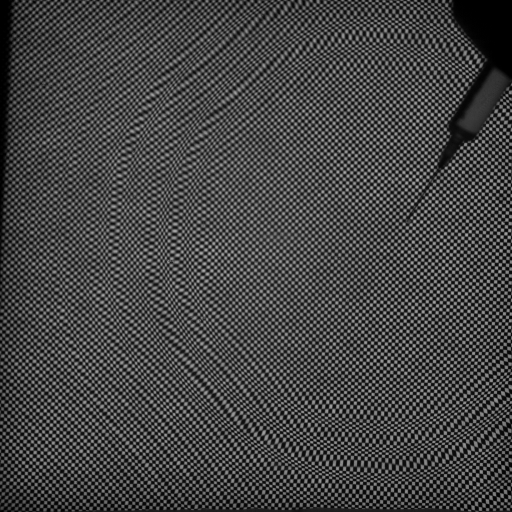
#> input picture Analisis FCD/Imagenes/Ejemplo/i_defs/202406_1457001791.bmp, 1024 x 1024 px (shown at 1/2 size)
$ python fcd.py out ../../Imagenes/Ejemplo/i_defs/202406_1457001791.bmp ../../Imagenes/Ejemplo/i_defs/202406_1457001791.bmp
#> lines starting #> are read from the running program, lines starting #| are printed output that depends on the picture; after the words box and inside, x2 and y2 are one past the last pixel; in counts of white or black regions, pixels touching at a corner belong together
### Analisis FCD/pyfcd/find_peaks.py
import imageio
import numpy as np
from numpy import array
from scipy.fft import fft2, fftshift, fftfreq
from skimage.measure import regionprops, label

from pyfcd.kspace import pixel2kspace


def peaks(img: array, thresshold, no_peaks, subpixel=False):
    if subpixel:
        raise NotImplementedError()

    blob_img = img > thresshold

    # make the borders false
    blob_img[0] *= False
    blob_img[-1] *= False
    blob_img[..., 0] *= False
    blob_img[..., -1] *= False

    blob_data = regionprops(label(blob_img.astype(np.uint8)))

    def blob_max_pixel_intensity(blob):
        pixels_with_coords = [(img[tuple(c)], c) for c in blob.coords]
        return max(pixels_with_coords, key=lambda x: x[0])

    blobs_with_max_intensity_and_coord = [blob_max_pixel_intensity(blob) for blob in blob_data]
    sorted_blobs = sorted(blobs_with_max_intensity_and_coord, key=lambda x: x[0])
    return [peak[1] for peak in sorted_blobs[:no_peaks]] # return the coordinates


def find_peaks(img):
    i_fft = fftshift(np.abs(fft2(img - np.mean(img))))

    #TODO: optimize by doing calculating the radius in pixels, and use the disc function in skimage.draw, like in fcd.py:mask()
    def highpass_mask():
        k_space_rows = fftshift(fftfreq(i_fft.shape[0], 1 / (2.0 * np.pi)))
        k_space_cols = fftshift(fftfreq(i_fft.shape[1], 1 / (2.0 * np.pi)))
        kmin = 4 * np.pi / min(img.shape)
        wavenumbers_mesh = np.meshgrid(k_space_rows, k_space_cols, indexing='ij')
        return (wavenumbers_mesh[0]**2 + wavenumbers_mesh[1]**2) > kmin**2

    i_fft *= highpass_mask()
    threshold = 0.5 * np.max(i_fft)

    peak_locations = peaks(i_fft, threshold, 4)
    rightmost_peak = min(peak_locations, key=lambda p: abs(np.arctan2(*pixel2kspace(i_fft.shape, p))))
    perpendicular_peak = min(peak_locations, key=lambda p: abs(np.dot(pixel2kspace(i_fft.shape, p), pixel2kspace(i_fft.shape, rightmost_peak))))

    return rightmost_peak, perpendicular_peak

### Analisis FCD/pyfcd/kspace.py
import functools

import numpy as np
from numpy.fft import fftshift, fftfreq


@functools.lru_cache
def pixel2kspace_func(img_shape, cal=1):
    k_space_rows = fftshift(fftfreq(img_shape[0], cal / (2.0 * np.pi)))
    k_space_cols = fftshift(fftfreq(img_shape[1], cal / (2.0 * np.pi)))
    return lambda p: np.array([k_space_rows[p[0]], k_space_cols[p[1]]])


def pixel2kspace(img_shape, location, cal=1):
    return pixel2kspace_func(img_shape, cal)(location)

### Analisis FCD/Código visualización/pyfcd/fcd.py
import time
from dataclasses import dataclass
from typing import List
import os.path

import imageio.v2 as imageio
import numpy as np
from numpy import array
from scipy.fft import fft2, ifft2, ifftshift, fftshift
from skimage.draw import disk
from skimage.io import imread
from more_itertools import flatten

from pyfcd.auxiliars import plot_with_arrows, plot_angles
from pyfcd.fft_inverse_gradient import fftinvgrad
from pyfcd.find_peaks import find_peaks
from pyfcd.kspace import pixel2kspace
import matplotlib.pyplot as plt

from skimage.restoration import unwrap_phase


def normalize_image(img):
    return (img - img.min()) / (img.max()-img.min())

def peak_mask(shape, pos, r):
    result = np.zeros(shape, dtype=bool)
    result[disk(pos, r, shape=shape)] = True
    return result


def ccsgn(i_ref_fft, mask):
    return np.conj(ifft2(i_ref_fft * mask))


@dataclass
class Carrier:
    pixel_loc: array
    k_loc: array
    krad: float
    mask: array
    ccsgn: array


def calculate_carriers(i_ref, show_carriers = False):
    peaks = find_peaks(i_ref)
    peak_radius = np.linalg.norm(peaks[0] - peaks[1]) / 2
    i_ref_fft = fft2(i_ref)

    if show_carriers:
        plot_with_arrows(i_ref, peaks)

    carriers = [Carrier(peak, pixel2kspace(i_ref.shape, peak), peak_radius, mask, ccsgn(i_ref_fft, mask)) for mask, peak
                in
                [(ifftshift(peak_mask(i_ref.shape, peak, peak_radius)), peak) for peak in peaks]]
    return carriers


def fcd(i_def, carriers: List[Carrier], show_angles = False, unwrap=False):
    i_def_fft = fft2(i_def)

    if show_angles:
        plot_angles(np.angle(ifft2(i_def_fft * carriers[0].mask) * carriers[0].ccsgn), np.angle(ifft2(i_def_fft * carriers[1].mask) * carriers[1].ccsgn))

    phis = [-unwrap_phase(np.angle(ifft2(i_def_fft * c.mask) * c.ccsgn)) for c in carriers] if unwrap else [-np.angle(ifft2(i_def_fft * c.mask) * c.ccsgn) for c in carriers] # TODO: Acá agregué el unwrap.

    det_a = carriers[0].k_loc[1] * carriers[1].k_loc[0] - carriers[0].k_loc[0] * carriers[1].k_loc[1]
    u = (carriers[1].k_loc[0] * phis[0] - carriers[0].k_loc[0] * phis[1]) / det_a
    v = (carriers[0].k_loc[1] * phis[1] - carriers[1].k_loc[1] * phis[0]) / det_a

    return fftinvgrad(-u, -v)

if __name__ == "__main__":
    import argparse
    import glob
    from pathlib import Path

    argparser = argparse.ArgumentParser(formatter_class=argparse.ArgumentDefaultsHelpFormatter)
    argparser.add_argument('output_folder', type=Path)
    argparser.add_argument('reference_image', type=str)
    argparser.add_argument('definition_image', nargs='+', help='May contain wildcards')
    argparser.add_argument('--output-format', default='tiff', choices=['tiff', 'bmp', 'png', 'jpg', 'jpeg'], help='The output format')
    argparser.add_argument('--skip-existing', action='store_true', help='Skip processing an image if the output file already exists')

    args = argparser.parse_args()

    args.output_folder.mkdir(exist_ok=True)

    i_ref = imread(args.reference_image, as_gray=True)
#> i_ref is the input picture: shape (1024, 1024); min 0, max 181, mean 67.7
    print(max(i_ref[0]), min(i_ref[0]))
#| 132 0

    print(f'processing reference image...', end='')
    carriers = calculate_carriers(i_ref)
#> in find_peaks, `i_fft *= highpass_mask()`: i_fft: shape (1024, 1024) float64; min 0, max 11415386.1, mean 8724.9
#> in find_peaks, `threshold = 0.5 * np.max(i_fft)`: threshold = 5707693
#> in peaks, `blob_img = img > thresshold`:
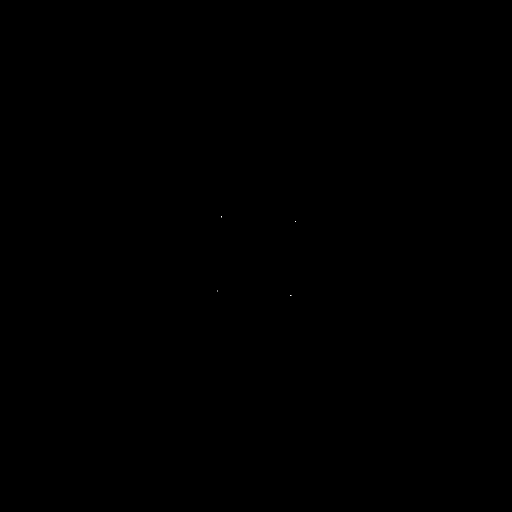
#> blob_img: shape (1024, 1024) bool (shown at 1/2 size); 0% white in thin lines or dots, all inside (x1, y1, x2, y2) = (434, 433, 591, 592)
#> in peaks, `blob_data = regionprops(label(blob_img.astype(np.uint8)))`: blob_data = 4 regions; box (x1, y1, x2, y2) and area: (442, 433, 444, 435) 3, (581, 590, 583, 592) 3, (590, 442, 591, 444) 2, (434, 581, 435, 583) 2
#> in peaks, `blobs_with_max_intensity_and_coord = [blob_max_pixel_intensity(blob) f..`: blobs_with_max_intensity_and_coord = [(11415386.1, [434, 443]), (10531461.9, [443, 590]), (10531461.9, [581, 434]), (11415386.1, [590, 581])]
#> in peaks, `sorted_blobs = sorted(blobs_with_max_intensity_and_coord, key=lambda x..`: sorted_blobs = [(10531461.9, [443, 590]), (10531461.9, [581, 434]), (11415386.1, [434, 443]), (11415386.1, [590, 581])]
#> in find_peaks, `peak_locations = peaks(i_fft, threshold, 4)`: peak_locations = [[443, 590], [581, 434], [434, 443], [590, 581]]
#> in find_peaks, `rightmost_peak = min(peak_locations, key=lambda p: abs(np.arctan2(*pix..`: rightmost_peak = [443, 590]
#> in find_peaks, `perpendicular_peak = min(peak_locations, key=lambda p: abs(np.dot(pixe..`: perpendicular_peak = [434, 443]
#> in calculate_carriers, `peaks = find_peaks(i_ref)`: peaks = ([443, 590], [434, 443])
#> in calculate_carriers, `peak_radius = np.linalg.norm(peaks[0] - peaks[1]) / 2`: peak_radius = 73.64
#> in calculate_carriers, `carriers = [Carrier(peak, pixel2kspace(i_ref.shape, peak), peak_radius..`: carriers = 2 items
#> carriers = 2 items
    print('done')

    files = list(sorted(flatten((glob.glob(x) if '*' in x else [x]) for x in args.definition_image)))

    for file in files:
        output_file_path = args.output_folder.joinpath(f'{Path(file).stem}.{args.output_format}')

        if os.path.abspath(file).lower() == os.path.abspath(output_file_path).lower():
            print(f'Warning: Skipping converting {file} because it would overwrite a input file')
            continue

        if args.skip_existing and output_file_path.exists():
            continue

        print(f'processing {file} -> {output_file_path} ... ', end='')
        i_def = imread(file, as_gray=True)
        t0 = time.time()
        height_field = fcd(i_def, carriers)
#> in fcd, `det_a = carriers[0].k_loc[1] * carriers[1].k_loc[0] - carriers[0].k_lo..`: det_a = -0.408
#> in fcd, `u = (carriers[1].k_loc[0] * phis[0] - carriers[0].k_loc[0] * phis[1]) ..`:
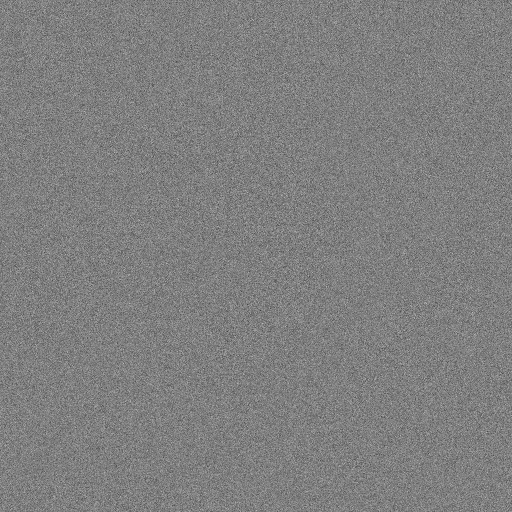
#> u: shape (1024, 1024) float64 (shown at 1/2 size); min -1.11e-16, max 1.12e-16, mean -4.64e-20; drawn with min black and max white
#> in fcd, `v = (carriers[0].k_loc[1] * phis[1] - carriers[1].k_loc[1] * phis[0]) ..`:
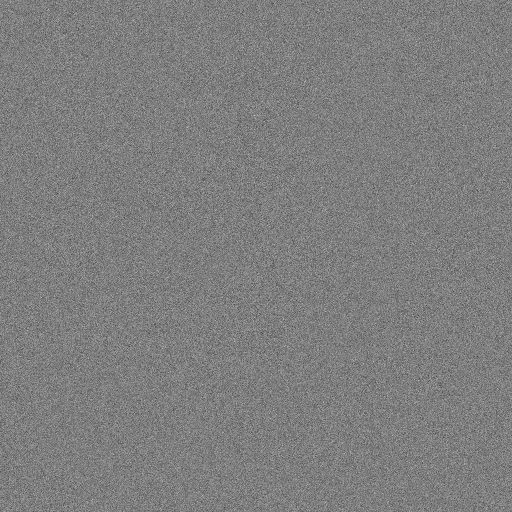
#> v: shape (1024, 1024) float64 (shown at 1/2 size); min -1.12e-16, max 1.14e-16, mean 2.95e-21; drawn with min black and max white
#> (the run stopped early here; a loop or call above may not have finished)
